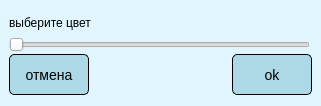
<?xml version="1.0" encoding="UTF-8"?>
<ui version="4.0">
 <class>changeColorPalette</class>
 <widget class="QWidget" name="changeColorPalette">
  <property name="geometry">
   <rect>
    <x>0</x>
    <y>0</y>
    <width>321</width>
    <height>106</height>
   </rect>
  </property>
  <property name="minimumSize">
   <size>
    <width>321</width>
    <height>106</height>
   </size>
  </property>
  <property name="maximumSize">
   <size>
    <width>321</width>
    <height>106</height>
   </size>
  </property>
  <property name="windowTitle">
   <string>Form</string>
  </property>
  <property name="styleSheet">
   <string notr="true">QWidget#changeColorPalette { background-color: #e1f5fe; }
QPushButton {
    /*color: white;               /* Установка белого цвета текста */
    background-color: lightblue;     /* Установка синего цвета фона */
    border-radius: 5px;         /* Установка скругленных углов */
    border: 1px solid black;    /* Установка границы (можно настроить по вашему вкусу) */
    padding: 8px 15px;          /* Установка внутренних отступов (можно настроить по вашему вкусу) */
    font-family: &quot;Comic Sans MS&quot;; /* Установка шрифта Comic Sans */
    font-size: 14px;            /* Установка размера шрифта (можно настроить по вашему вкусу) */
}

QPushButton:hover {
    background-color: darkred;      /* Установка цвета фона при наведении */
}

QPushButton:pressed {
    background-color: purple;   /* Установка цвета фона при нажатии */
}
</string>
  </property>
  <widget class="QPushButton" name="close_button">
   <property name="geometry">
    <rect>
     <x>9</x>
     <y>54</y>
     <width>80</width>
     <height>41</height>
    </rect>
   </property>
   <property name="text">
    <string>отмена</string>
   </property>
  </widget>
  <widget class="QPushButton" name="ok_button">
   <property name="geometry">
    <rect>
     <x>232</x>
     <y>54</y>
     <width>80</width>
     <height>41</height>
    </rect>
   </property>
   <property name="text">
    <string>ok</string>
   </property>
  </widget>
  <widget class="QSlider" name="colorSlide">
   <property name="geometry">
    <rect>
     <x>9</x>
     <y>37</y>
     <width>301</width>
     <height>16</height>
    </rect>
   </property>
   <property name="orientation">
    <enum>Qt::Horizontal</enum>
   </property>
  </widget>
  <widget class="QLabel" name="label">
   <property name="geometry">
    <rect>
     <x>9</x>
     <y>15</y>
     <width>303</width>
     <height>16</height>
    </rect>
   </property>
   <property name="maximumSize">
    <size>
     <width>16777215</width>
     <height>115</height>
    </size>
   </property>
   <property name="text">
    <string>выберите цвет</string>
   </property>
  </widget>
 </widget>
 <resources/>
 <connections/>
</ui>
